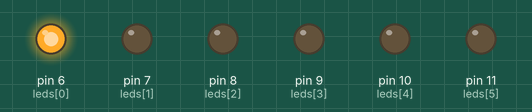
This sketch was run on a simulated Arduino Uno, built with avr-gcc and run on an emulated ATmega328P. Parts: output pins drawn as LEDs (lit = HIGH). Random numbers use the default seed unless the sketch sets one.

Above: at 0.2 s.
At 4.5 s:
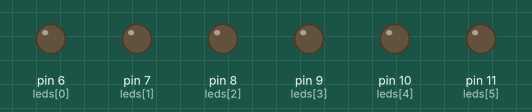
At 8.2 s:
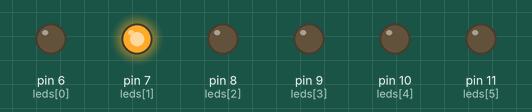
At 12.2 s:
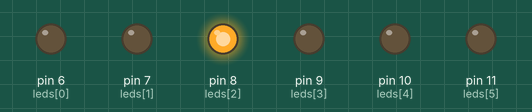
At 20.2 s:
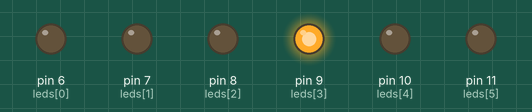
At 37.8 s:
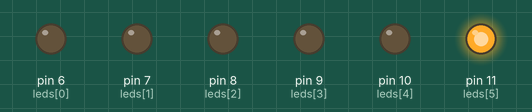
Timing chart, 0 to 40.0 s (numbered marks = the images above):
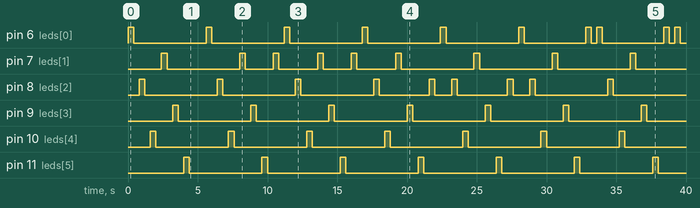

The sketch:

Deber1_Juegos_Luces.ino
```cpp
//UNIVERSIDAD TECNICA DEL NORTE
//Alexander Yaguachi
//Deber 1 Juego de Luces


int t=400;                         //Declaramos el tiempo de prendido
int leds[6]={6,7,8,9,10,11};       //Declaramos un vector de 6 posiciones
int rdm;
void setup() {

     for(int i=0;i<6;i++){
        pinMode(leds[i],OUTPUT);
      }
}
void loop() {

    //Juego 1
    for(int i=0;i<6;i=i+2){       //Indica la secuencia de pines en alto "1,3,5"
    digitalWrite(leds[i],HIGH);
    delay(t);                     //Reliza una pausa durante un tiempo
    digitalWrite(leds[i],LOW);
    delay(t);                     //Reliza una pausa durante un tiempo
    }
    //Juego 2
    for(int i=1;i<6;i=i+2){      //Indica la secuencia de pines en alto "2,4,6"
    digitalWrite(leds[i],HIGH);
    delay(t);                   //Reliza una pausa durante un tiempo
    digitalWrite(leds[i],LOW);
    delay(t);
    }
    rdm=random(8);              //Imprime un led aleatorio dentro del vector de 6 posiciones
    digitalWrite(leds[rdm],HIGH);
    delay(t);
    digitalWrite(leds[rdm],LOW);
    delay(t);
}
```

Measured:
- by itself, pin 6 (leds[0]): repeats every 5.6 s: HIGH 0.40 s, LOW 4.4 s, HIGH 0.40 s, LOW 0.40 s
- by itself, pin 7 (leds[1]): LOW → HIGH at 2.4 s, → LOW 0.40 s later, → HIGH 5.2 s later, → LOW 0.40 s later, … (18 changes in this stretch)
- by itself, pin 8 (leds[2]): LOW → HIGH at 0.80 s, → LOW 0.40 s later, → HIGH 5.2 s later, → LOW 0.40 s later, … (18 changes in this stretch)
- by itself, pin 9 (leds[3]), pin 10 (leds[4]), pin 11 (leds[5]): alternates HIGH for 0.40 s and LOW for 5.2 s
